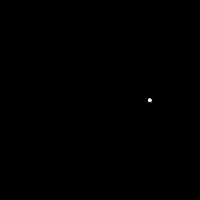
Frame 1 (no input)
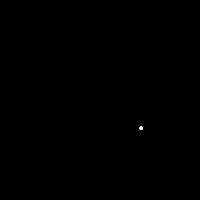
Frame 60 (the mouse pressed at the canvas centre just before this capture)
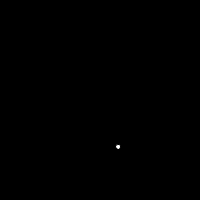
Frame 120 (the mouse held since frame 60 and released just before this capture)

The Processing sketch that drew these frames (run headless with seeded random() and noise(); from frame 60 on, the mouse is pressed at the canvas centre):

// Processing sketch: orbit
// ── orbit.pde
float posX, posY;
float radiusX, radiusY;
float theta;

void setup() {
  size( 200, 200 );
  
  posX =posY = 0;
  
  radiusX = 50;
  radiusY = 50;
  
  theta = 0;
}

void draw() { 
  background( 0 );
  
  theta += 0.01;
  
  posX = radiusX * cos( theta );
  posY = radiusY * sin( theta );
  
  translate( width / 2, height / 2 );
  fill( 255 );
  ellipse( posX, posY, 5, 5 );
}
